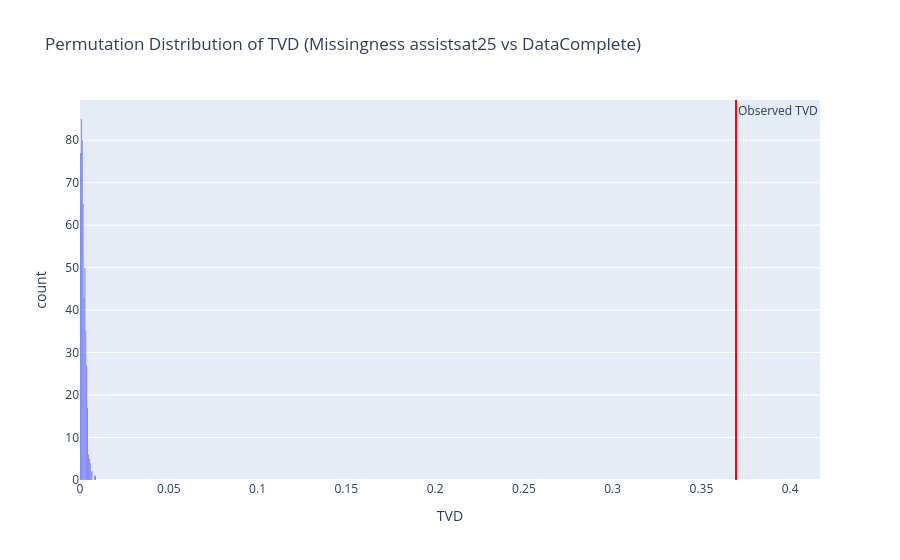

The notebook cell saved with this chart:
### Code cell
fig = px.histogram(
    x=tvds,
    nbins=30,
    title='Permutation Distribution of TVD (Missingness assistsat25 vs DataComplete)',
    labels={'x': 'TVD'}
)
fig.add_vline(
    x=obs_tvd,
    line_color='red',
    annotation_text='Observed TVD'
)
fig.update_traces(
    marker_line_color='white',
    marker_line_width=0.1
)
fig.show()

### Figure 1 — Plotly figure (JSON) as saved in the notebook; plotly's stock layout.template omitted (floating-point values rounded to 4 significant figures; data arrays with more than 128 entries replaced by an {"elided": "..."} marker saying what was removed)
{"data": [{"alignmentgroup": "True", "bingroup": "x", "hovertemplate": "TVD=%{x}<br>count=%{y}<extra></extra>", "legendgroup": "", "marker": {"color": "#636efa", "line": {"color": "white", "width": 0.1}, "pattern": {"shape": ""}}, "name": "", "nbinsx": 30, "offsetgroup": "", "orientation": "v", "showlegend": false, "type": "histogram", "x": {"elided": "500 float values"}, "xaxis": "x", "yaxis": "y"}], "layout": {"annotations": [{"showarrow": false, "text": "Observed TVD", "x": 0.3695, "xanchor": "left", "xref": "x", "y": 1, "yanchor": "top", "yref": "y domain"}], "barmode": "relative", "legend": {"tracegroupgap": 0}, "shapes": [{"line": {"color": "red"}, "type": "line", "x0": 0.3695, "x1": 0.3695, "xref": "x", "y0": 0, "y1": 1, "yref": "y domain"}], "title": {"text": "Permutation Distribution of TVD (Missingness assistsat25 vs DataComplete)"}, "xaxis": {"anchor": "y", "domain": [0, 1], "title": {"text": "TVD"}}, "yaxis": {"anchor": "x", "domain": [0, 1], "title": {"text": "count"}}}}
